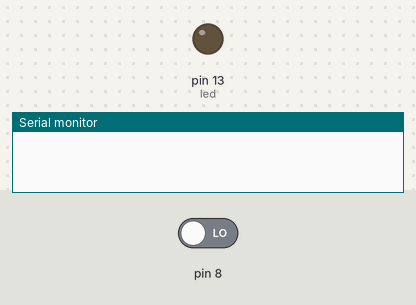
Recording of a sketch running on a simulated Arduino Uno, built with avr-gcc and run on an emulated ATmega328P. Parts: output pins drawn as LEDs (lit = HIGH), the last lines printed to the serial monitor. Inputs (shaded band) come from the test bench; at power-on: pin 8 LOW.

Above: at 1.2 s.
1.3 s: pin 8 driven HIGH
At 2.2 s:
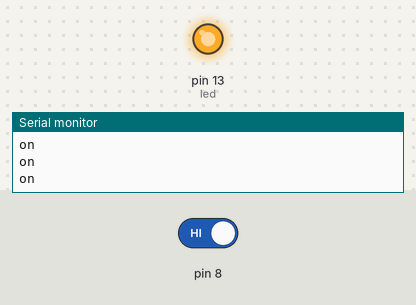
2.8 s: pin 8 driven LOW
At 3.3 s:
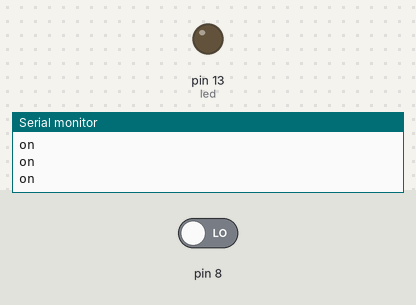
Timing chart, 0 to 5.8 s (numbered marks = the images above; inputs shaded):
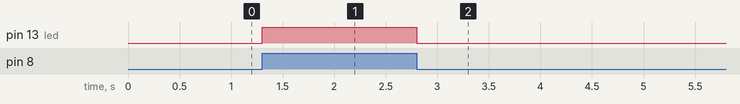

Measured:
- after the input at 1.3 s, pin 13 (led): LOW → HIGH at once
- after the input at 2.8 s, pin 13 (led): HIGH → LOW at once

The sketch:

041-tilt.ino
```cpp
const int led = 13;

void setup() {
  Serial.begin(9600);
  pinMode(8, INPUT);
  pinMode(led, OUTPUT);
}

void loop() {
  int s = digitalRead(8);
  if (s) {
    digitalWrite(led, HIGH);
    Serial.println("on");
  } else {
    digitalWrite(led, LOW);
  }

}
```
